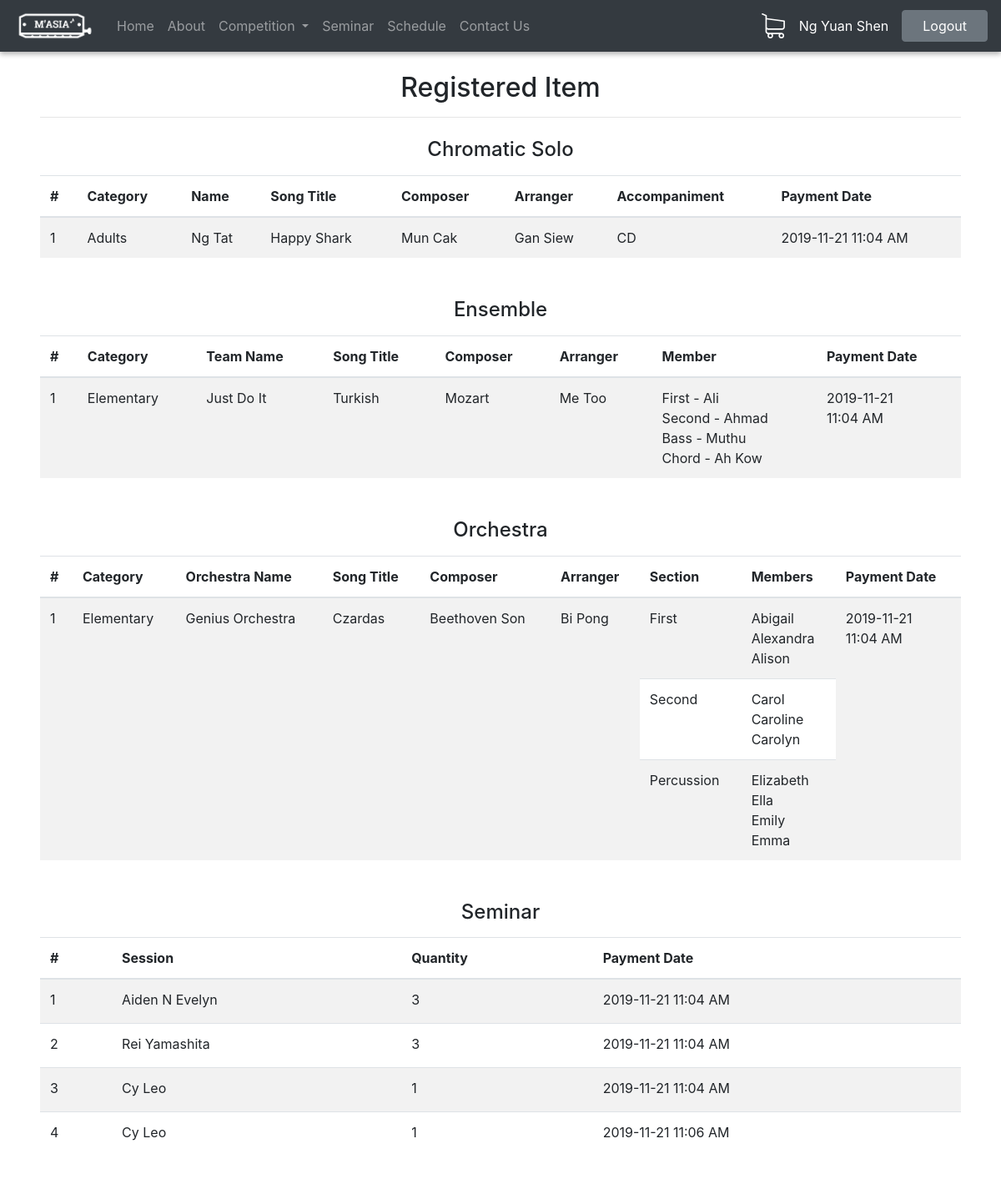
The page /registered_item.php (signed in) on the database its author committed.
### tables this page shows
CREATE TABLE `chromatic_cat` (
  `Solo_ID` int(11) NOT NULL,
  `Solo_UserID` int(11) NOT NULL,
  `Solo_Cat` varchar(20) NOT NULL,
  `Solo_Fname` varchar(30) NOT NULL,
  `Solo_Title` varchar(30) NOT NULL,
  `Solo_Composer` varchar(30) NOT NULL,
  `Solo_Arranger` varchar(30) NOT NULL,
  `Solo_Accompaniment` varchar(30) NOT NULL,
  `Solo_Pianist` varchar(30) NOT NULL,
  `Solo_Status` varchar(30) NOT NULL,
  `Solo_PaymentDate` timestamp NULL DEFAULT NULL
);

CREATE TABLE `ensemble_cat` (
  `Ensemble_ID` int(11) NOT NULL,
  `Ensemble_UserID` int(11) NOT NULL,
  `Ensemble_Cat` varchar(30) NOT NULL,
  `Ensemble_TeamName` varchar(30) NOT NULL,
  `Ensemble_MemberCount` int(11) NOT NULL,
  `Ensemble_Title` varchar(30) NOT NULL,
  `Ensemble_Composer` varchar(30) NOT NULL,
  `Ensemble_Arranger` varchar(30) NOT NULL,
  `Ensemble_First` varchar(30) NOT NULL,
  `Ensemble_Second` varchar(30) NOT NULL,
  `Ensemble_Third` varchar(30) NOT NULL,
  `Ensemble_Forth` varchar(30) NOT NULL,
  `Ensemble_Bass` varchar(30) NOT NULL,
  `Ensemble_Chord` varchar(30) NOT NULL,
  `Ensemble_Status` varchar(30) NOT NULL,
  `Ensemble_PaymentDate` timestamp NULL DEFAULT NULL
);

CREATE TABLE `orchestra_cat` (
  `Orchestra_ID` int(11) NOT NULL,
  `Orchestra_UserID` int(11) NOT NULL,
  `Orchestra_Cat` varchar(30) NOT NULL,
  `Orchestra_Name` varchar(30) NOT NULL,
  `Orchestra_Title` varchar(30) NOT NULL,
  `Orchestra_Composer` varchar(30) NOT NULL,
  `Orchestra_Arranger` varchar(30) NOT NULL,
  `Orchestra_SectionName` text NOT NULL,
  `Orchestra_Status` varchar(30) NOT NULL,
  `Orchestra_PaymentDate` timestamp NULL DEFAULT NULL
);

CREATE TABLE `seminar` (
  `Sem_ID` int(11) NOT NULL,
  `Sem_UserID` int(11) NOT NULL,
  `Sem_Session` varchar(20) NOT NULL,
  `Sem_Quantity` int(11) NOT NULL,
  `Sem_Status` varchar(20) NOT NULL,
  `Sem_PaymentDate` timestamp NULL DEFAULT NULL
);

### public_html/php/registered_item_query.php (called while the page is built, shortened)
<?php
require_once 'conn.php';
if (isset($_SESSION['uID'])) {
    $sql_select_chromatic = "SELECT * FROM chromatic_cat WHERE Solo_UserID = $_SESSION[uID] AND Solo_Status = 'paid' ORDER BY Solo_Cat AND Solo_PaymentDate";
    $result_select_chromatic = mysqli_query($link, $sql_select_chromatic);
    $sql_select_ensemble = "SELECT * FROM ensemble_cat WHERE Ensemble_UserID = $_SESSION[uID] AND Ensemble_Status = 'paid' ORDER BY Ensemble_Cat AND Ensemble_PaymentDate";
    $result_select_ensemble = mysqli_query($link, $sql_select_ensemble);
    $sql_select_orchestra = "SELECT * FROM orchestra_cat WHERE Orchestra_UserID = $_SESSION[uID] AND Orchestra_Status = 'paid' ORDER BY Orchestra_Cat AND Orchestra_PaymentDate";
    $result_select_orchestra = mysqli_query($link, $sql_select_orchestra);
    $sql_select_seminar = "SELECT * FROM seminar WHERE Sem_UserID = $_SESSION[uID] AND Sem_Status = 'paid' ORDER BY Sem_Session AND Sem_PaymentDate";
    $result_select_seminar = mysqli_query($link, $sql_select_seminar);
} else {
    header('Location: log_in.php');
}
?>

### public_html/registered_item.php (the view, shortened to what this page needs)
<?php
include 'php/registered_item_query.php';
?>
<!DOCTYPE html>
<html>
    <head>
        <link rel="stylesheet" href="https://stackpath.bootstrapcdn.com/bootstrap/4.3.1/css/bootstrap.min.css">
        <link rel="stylesheet" type="text/css" href="styles.css">
    </head>
    <body>
        <?php include 'navbar.php'; ?>
        <div class="height_spacing"></div>
        <div class="container-fluid mt-4 px-5">
            <h2 class="text-center">Registered Item</h2>
            <hr>
            <h4 class="text-center mt-4 mb-3">Chromatic Solo</h4>
            <table class="table table-striped mb-5" id="solo_overview">
                <thead>
                    <tr>
                        <th scope="col">#</th>
                        <th scope="col">Category</th>
                        <th scope="col">Name</th>
                        <th scope="col">Song Title</th>
                        <th scope="col">Composer</th>
                        <th scope="col">Arranger</th>
                        <th scope="col">Accompaniment</th>
                        <th scope="col">Payment Date</th>
                    </tr>
                </thead>
                <tbody>
                    <?php
                    $counter = 1;
                    while ($row = mysqli_fetch_assoc($result_select_chromatic)) {
                        switch ($row['Solo_Cat']) {
                            case "cat3":
                                $Solo_Cat = "Adults";
                                break;
                        }
                        if ($row['Solo_Accompaniment'] == "Piano") {
                            $Solo_Accompaniment = $row['Solo_Pianist'];
                        } else {
                            $Solo_Accompaniment = $row['Solo_Accompaniment'];
                        }
                        echo "<tr>
                                <td>" . $counter . "</td>
                                <td>" . $Solo_Cat . "</td>
                                <td>" . $row['Solo_Fname'] . "</td>
                                <td>" . $row['Solo_Title'] . "</td>
                                <td>" . $row['Solo_Composer'] . "</td>
                                <td>" . $row['Solo_Arranger'] . "</td>
                                <td>" . $Solo_Accompaniment . "</td>
                                <td>" . date('Y-m-d h:i A', strtotime($row['Solo_PaymentDate'])) . "</td>
                             </tr>";
                        $counter += 1;
                    }
                    ?>
                </tbody>
            </table>
            <h4 class="text-center mb-3">Ensemble</h4>
            <table class="table table-striped mb-5" id="ensemble_overview">
                <thead>
                    <tr>
                        <th scope="col">#</th>
                        <th scope="col">Category</th>
                        <th scope="col">Team Name</th>
                        <th scope="col">Song Title</th>
                        <th scope="col">Composer</th>
                        <th scope="col">Arranger</th>
                        <th scope="col">Member</th>
                        <th scope="col">Payment Date</th>
                    </tr>
                </thead>
                <tbody>
                    <?php
                    $counter = 1;
                    while ($row = mysqli_fetch_assoc($result_select_ensemble)) {
                        switch ($row['Ensemble_Cat']) {
                            case "cat1":
                                $Ensemble_Cat = "Elementary";
                                break;
                        }
                        $Ensemble_Member = "First - " . $row['Ensemble_First'] . "<br>" .
                                "Second - " . $row['Ensemble_Second'] . "<br>";
                        $Ensemble_Member .= "Bass - " . $row['Ensemble_Bass'] . "<br>" .
                                "Chord - " . $row['Ensemble_Chord'] . "<br>";
                        echo "<tr>
                                <td>" . $counter . "</td>
                                <td>" . $Ensemble_Cat . "</td>
                                <td>" . $row['Ensemble_TeamName'] . "</td>
                                <td>" . $row['Ensemble_Title'] . "</td>
                                <td>" . $row['Ensemble_Composer'] . "</td>
                                <td>" . $row['Ensemble_Arranger'] . "</td>
                                <td>" . $Ensemble_Member . "</td>
                                <td>" . date('Y-m-d', strtotime($row['Ensemble_PaymentDate'])) .
                                    "<br>" . date('h:i A', strtotime($row['Ensemble_PaymentDate'])) .
                                "</td>
                             </tr>";
                        $counter += 1;
                    }
                    ?>
                </tbody>
            </table>
            <h4 class="text-center mb-3">Orchestra</h4>
            <table class="table table-striped mb-5" id="orchestra_overview">
                <thead>
                    <tr>
                        <th scope="col">#</th>
                        <th scope="col">Category</th>
                        <th scope="col">Orchestra Name</th>
                        <th scope="col">Song Title</th>
                        <th scope="col">Composer</th>
                        <th scope="col">Arranger</th>
                        <th scope="col">Section</th>
                        <th scope="col">Members</th>
                        <th scope="col">Payment Date</th>
                    </tr>
                </thead>
                <tbody>
                    <?php
                    $counter = 1;
                    while ($row = mysqli_fetch_assoc($result_select_orchestra)) {
                        $json_array = (array) (json_decode($row['Orchestra_SectionName'], true));
                        $orchestra_section_member = "";
                        $row_span = 0;
                        foreach ($json_array as $key => $value) {
                            $row_span += 1;
                        }
                        switch ($row['Orchestra_Cat']) {
                            case "cat1":
                                $Orchestra_Cat = "Elementary";
                                break;
                        }
                        echo "<tr>
                                <td rowspan = " . $row_span . ">" . $counter . "</td>
                                <td rowspan = " . $row_span . ">" . $Orchestra_Cat . "</td>
                                <td rowspan = " . $row_span . ">" . $row['Orchestra_Name'] . "</td>
                                <td rowspan = " . $row_span . ">" . $row['Orchestra_Title'] . "</td>
                                <td rowspan = " . $row_span . ">" . $row['Orchestra_Composer'] . "</td>
                                <td rowspan = " . $row_span . ">" . $row['Orchestra_Arranger'] . "</td>";
                        $first = true;
                        foreach ($json_array as $key => $value) {
                            if ($first) {
                                $first = false;
                                echo "<td>" . $key . "</td>";
                                foreach ($value as $member) {
                                    $orchestra_section_member .= $member . "<br>";
                                }
                                echo "<td>" . $orchestra_section_member . "</td>";
                                $orchestra_section_member = "";
                            }
                        }
                        echo "<td rowspan = " . $row_span . ">" .
                                date('Y-m-d', strtotime($row['Orchestra_PaymentDate'])) .
                                "<br>" . date('h:i A', strtotime($row['Orchestra_PaymentDate'])) .
                             "</td>
                             </tr>";
                        foreach (array_slice($json_array, 1) as $key => $value) {
                            echo "<tr>
                                <td>" . $key . "</td>";
                            foreach ($value as $member) {
                                $orchestra_section_member .= $member . "<br>";
                            }
                            echo "<td>" . $orchestra_section_member . "</td></tr>";
                            $orchestra_section_member = "";
                        }
                        $counter += 1;
                    }
                    ?>
                </tbody>
            </table>
            <h4 class="text-center mt-4 mb-3">Seminar</h4>
            <table class="table table-striped mb-5" id="solo_overview">
                <thead>
                    <tr>
                        <th scope="col">#</th>
                        <th scope="col">Session</th>
                        <th scope="col">Quantity</th>
                        <th scope="col">Payment Date</th>
                    </tr>
                </thead>
                <tbody>
                    <?php
                    $counter = 1;
                    while ($row = mysqli_fetch_assoc($result_select_seminar)) {
                        switch ($row['Sem_Session']) {
                            case "ses1":
                                $Sem_Session = "Cy Leo";
                                break;
                            case "ses2":
                                $Sem_Session = "Aiden N Evelyn";
                                break;
                            case "ses3":
                                $Sem_Session = "Rei Yamashita";
                                break;
                        }
                        echo "<tr class='seminar_row'>
                                <td>" . $counter . "</td>
                                <td>" . $Sem_Session . "</td>
                                <td><p>" . $row['Sem_Quantity'] . "</p></td>
                                <td>" . date('Y-m-d h:i A', strtotime($row['Sem_PaymentDate'])) . "</td>
                             </tr>";
                        $counter += 1;
                    }
                    ?>
                </tbody>
            </table>
        </div>
    </body>
</html>

### public_html/navbar.php (shortened to what this page needs)
<?php $filename = basename(filter_input(INPUT_SERVER, 'REQUEST_URI', FILTER_SANITIZE_URL), '?' . filter_input(INPUT_SERVER, 'QUERY_STRING', FILTER_SANITIZE_URL)); ?>
<nav class="navbar fixed-top navbar-expand-lg navbar-dark bg-dark">
    <a class="navbar-brand" href="index.php"><img src="../Asset/website_logo.png" width="100"></a>
    <div class="collapse navbar-collapse" id="navbarSupportedContent">
        <ul class="navbar-nav mr-auto">
            <li class="nav-item">
                <a class="nav-link <?php
                if ($filename === 'index.php') {
                    echo "active";
                }
                ?>" href="index.php">Home</a>
            </li>
            <li class="nav-item">
                <a class="nav-link <?php
                if ($filename === 'about.php') {
                    echo "active";
                }
                ?>" href="about.php">About</a>
            </li>
            <li class="nav-item dropdown">
                <a class="nav-link dropdown-toggle <?php
                if ($filename === 'competition_register.php' || $filename === 'competition_rules.php' || $filename === 'competition_register_chromatic.php' || $filename === 'competition_register_ensemble.php' || $filename === 'competition_register_orchestra.php' || $filename === 'registered_item.php') {
                    echo "active";
                }
                ?>" href="#" id="navbarDropdown" role="button" data-toggle="dropdown" aria-haspopup="true" aria-expanded="false">
                    Competition
                </a>
            </li>
            <li class="nav-item">
                <a class="nav-link <?php
                if ($filename === 'seminar.php' || $filename === 'seminar_register.php') {
                    echo "active";
                }
                ?>" href="seminar.php">Seminar</a>
            </li>
            <li class="nav-item">
                <a class="nav-link <?php
                if ($filename === 'schedule.php') {
                    echo "active";
                }
                ?>" href="schedule.php">Schedule</a>
            </li>
            <li class="nav-item">
                <a class="nav-link <?php
                if ($filename === 'contact_us.php') {
                    echo "active";
                }
                ?>" href="contact_us.php">Contact Us</a>
            </li>
        </ul>
        <form class="form-inline my-2 my-lg-0">
            <a class="nav-link p-0" href="cart.php"><img src="../Asset/cart_icon.svg" width="30"></a>
                <?php
                if (isset($_SESSION['uLogin'])) {
                    echo '<a class = "nav-link pr-3" href = "user_profile.php">' . $_SESSION['uName'] . '</a>';
                    echo '<a class = "btn btn-secondary my-2 my-sm-0 px-4" href = "php/logout_query.php">Logout</a>';
                } else {
                    echo '<a class = "nav-link pr-3" href = "log_in.php">Log in</a>';
                    echo '<a class = "btn btn-secondary my-2 my-sm-0 px-4" href = "sign_up.php">Sign up</a>';
                }
                ?>
        </form>
    </div>
</nav>

### public_html/styles.css (style rules this page uses)
body { overflow-x : hidden; }
.height_spacing { height: 61.89px; }
.navbar { box-shadow: 0px 3px 6px 0px rgba(0,0,0,0.3); }
.navbar-dark .form-inline .nav-link { color: #ffffff; }
.seminar_row > td { padding-bottom: 0px !important; }

### rows shown on the page
chromatic_cat: Solo_Cat "Adults", Solo_Fname "Ng Tat", Solo_Title "Happy Shark", Solo_Composer "Mun Cak", Solo_Arranger "Gan Siew", Solo_Accompaniment "CD", Solo_PaymentDate "2019-11-21 11:04 AM"
ensemble_cat: Ensemble_Cat "Elementary", Ensemble_TeamName "Just Do It", Ensemble_Title "Turkish", Ensemble_Composer "Mozart", Ensemble_Arranger "Me Too", Ensemble_First "Ali", Ensemble_Second "Ahmad", Ensemble_Bass "Muthu", Ensemble_Chord "Ah Kow", Ensemble_PaymentDate "2019-11-21", Ensemble_PaymentDate "11:04 AM"
orchestra_cat: Orchestra_Cat "Elementary", Orchestra_Name "Genius Orchestra", Orchestra_Title "Czardas", Orchestra_Composer "Beethoven Son", Orchestra_Arranger "Bi Pong", key "First", member "Abigail", member "Alexandra", member "Alison", Orchestra_PaymentDate "2019-11-21", Orchestra_PaymentDate "11:04 AM", key "Second", member "Carol", member "Caroline", member "Carolyn", key "Percussion", member "Elizabeth", member "Ella", member "Emily", member "Emma"
seminar: Sem_Session "Aiden N Evelyn", Sem_Quantity "3", Sem_PaymentDate "2019-11-21 11:04 AM"
seminar: Sem_Session "Rei Yamashita", Sem_Quantity "3", Sem_PaymentDate "2019-11-21 11:04 AM"
seminar: Sem_Session "Cy Leo", Sem_Quantity "1", Sem_PaymentDate "2019-11-21 11:04 AM"
seminar: Sem_Session "Cy Leo", Sem_Quantity "1", Sem_PaymentDate "2019-11-21 11:06 AM"

### other values the page prints
$_SESSION['uName'] "Ng Yuan Shen"
